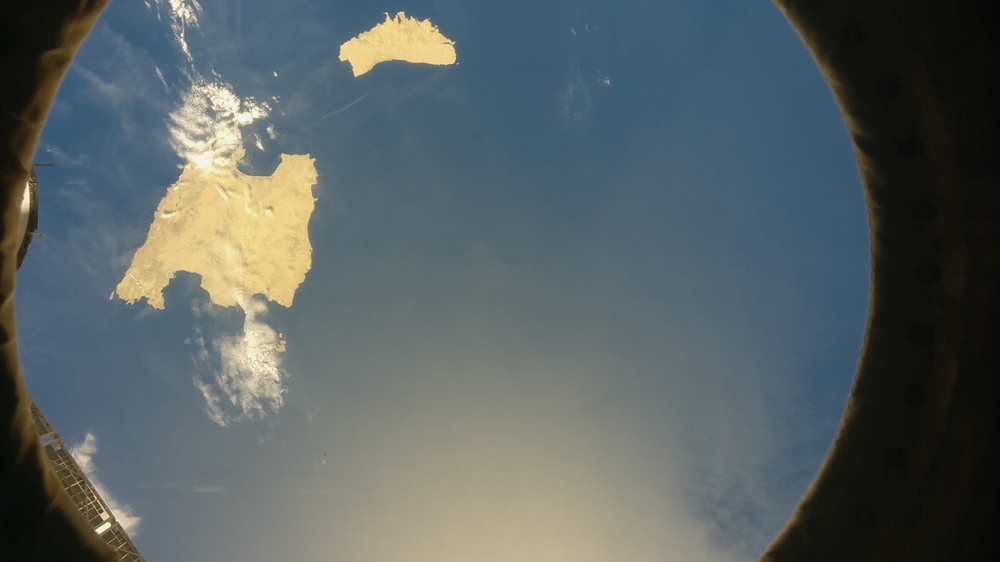
#> input picture code/image/image2.jpg, 1000 x 562 px, shrunk from 1920 x 1080 before the run, found by its file name
$ python test_jom_method.py
#> lines starting #> are read from the running program, lines starting #| are printed output that depends on the picture
import cv2 as cv
import numpy as np
from pathlib import Path, PurePath
from config import PATH_IMAGE, PATH_ELAB


max_value = 255
max_type = 4
max_binary_value = 255
trackbar_type = 'Type: \n 0: Binary \n 1: Binary Inverted \n 2: Truncate \n 3: To Zero \n 4: To Zero Inverted'
trackbar_value = 'Value'
window_name = 'Threshold Demo'
dst = None
Image_name = "image2.jpg"

cartella_Image: Path = Path(PATH_IMAGE)
cartella_elab : Path = Path(PATH_ELAB)

file_Image : PurePath= cartella_Image / Image_name

Img = cv.imread(str(file_Image))
#> Img is the input picture: shape (562, 1000, 3); mean B, G, R 98.9, 98.1, 88.8

def Threshold_Demo():
    pass

src_gray = cv.cvtColor(Img, cv.COLOR_BGR2GRAY)
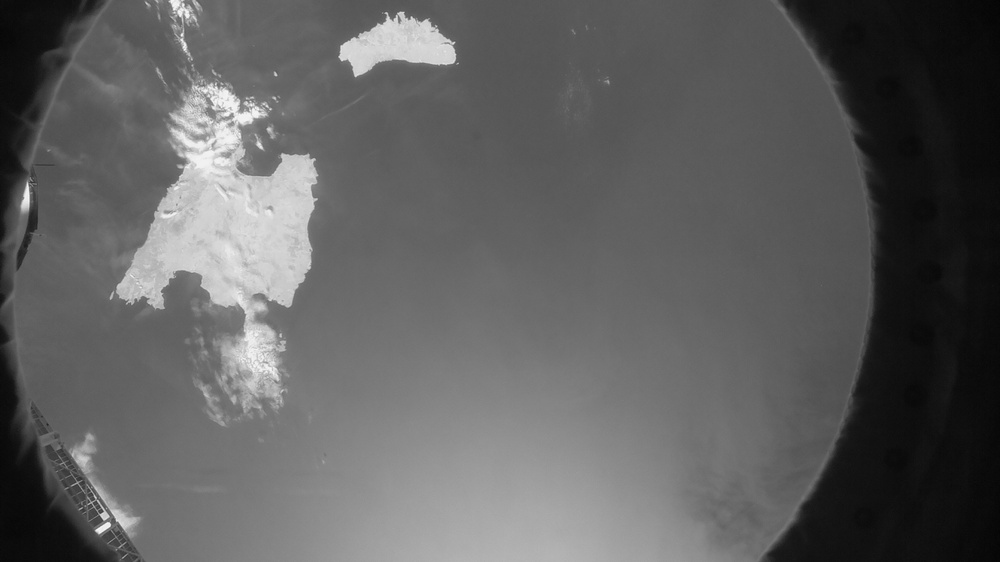
#> src_gray: shape (562, 1000); min 3, max 249, mean 95.4
cv.namedWindow(window_name)
cv.createTrackbar(trackbar_type, window_name , 3, max_type, Threshold_Demo)
cv.createTrackbar(trackbar_value, window_name , 0, max_value, Threshold_Demo)
#> slider 'Value' is set to 85


while True:
        threshold_type = cv.getTrackbarPos(trackbar_type, window_name)
        threshold_value = cv.getTrackbarPos(trackbar_value, window_name)
        _, dst = cv.threshold(src_gray, threshold_value, max_binary_value, threshold_type )
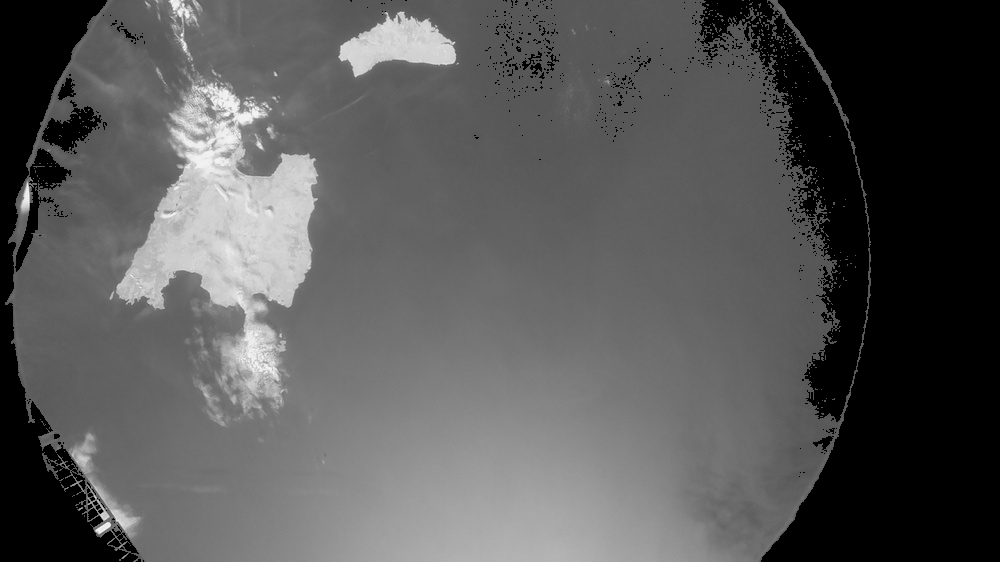
#> dst: shape (562, 1000); min 0, max 249, mean 87.3
        cv.imshow(window_name, dst)

        key = cv.waitKey(1)
#> (key Esc is pressed here)
        if key == 27:
            break

cv.imwrite(f"{str(PATH_ELAB)}elab_jom_{Image_name}",dst)
cv.destroyAllWindows()

$ run again, with code/image/image3.jpg copied over code/image/image2.jpg
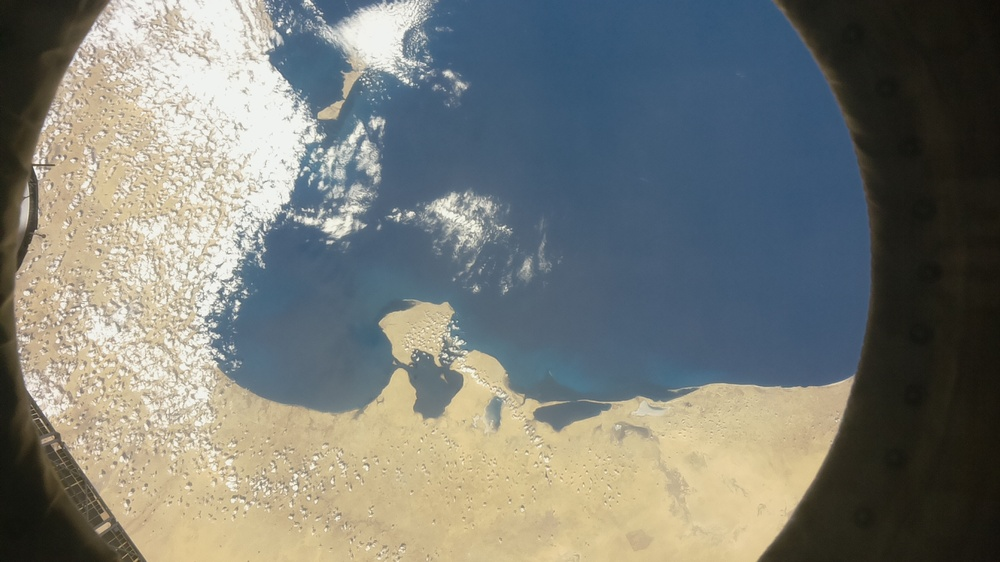
#> input picture code/image/image3.jpg, 1000 x 562 px, shrunk from 1920 x 1080 before the run, found by its file name
#> Img is the input picture: shape (562, 1000, 3); mean B, G, R 118.6, 123.9, 120.9
#> `src_gray = cv.cvtColor(Img, cv.COLOR_BGR2GRAY)`:
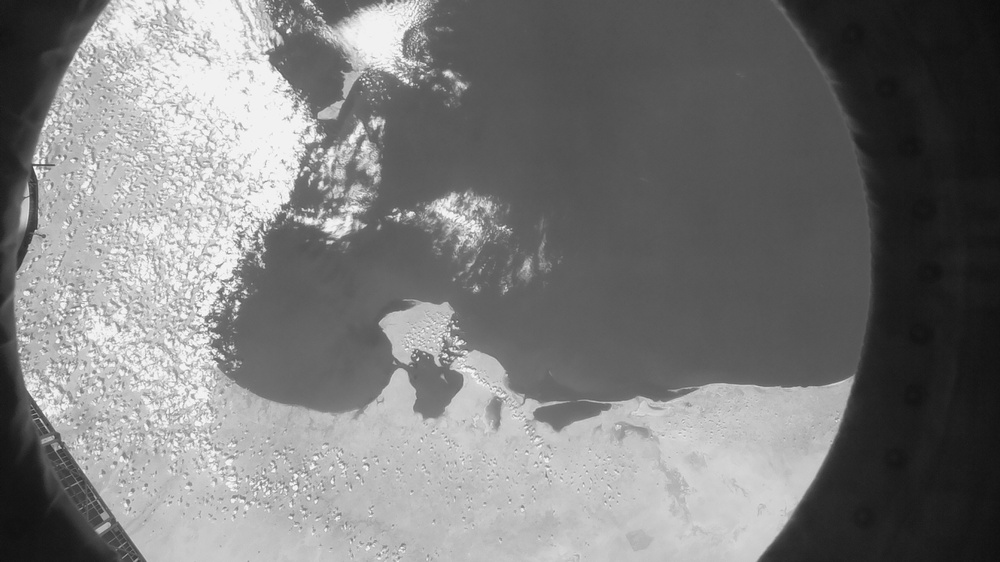
#> src_gray: shape (562, 1000); min 12, max 254, mean 122.4
#> `_, dst = cv.threshold(src_gray, threshold_value, max_binary_value, thr..`:
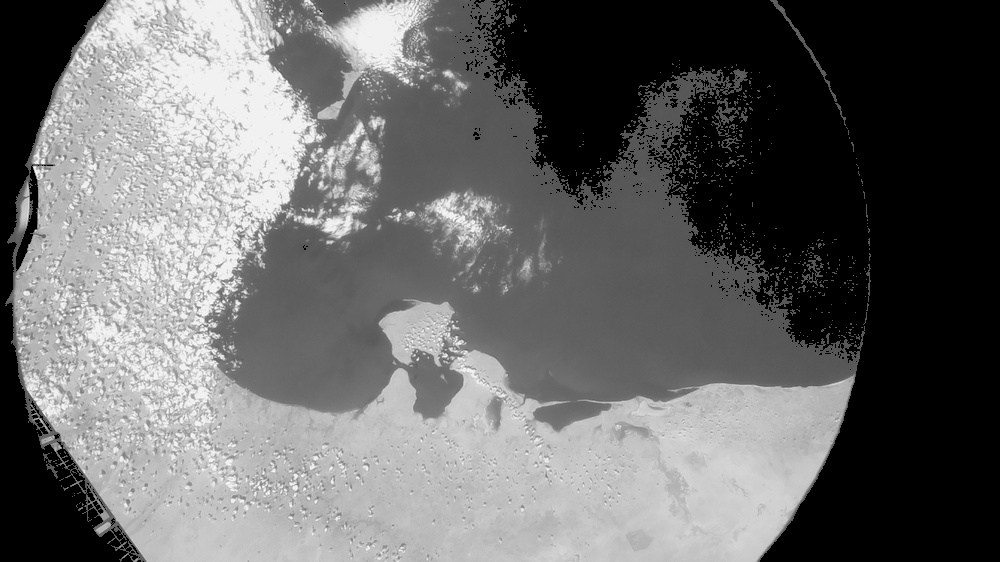
#> dst: shape (562, 1000); min 0, max 254, mean 105.2

$ run again, with code/image/image4.jpg copied over code/image/image2.jpg
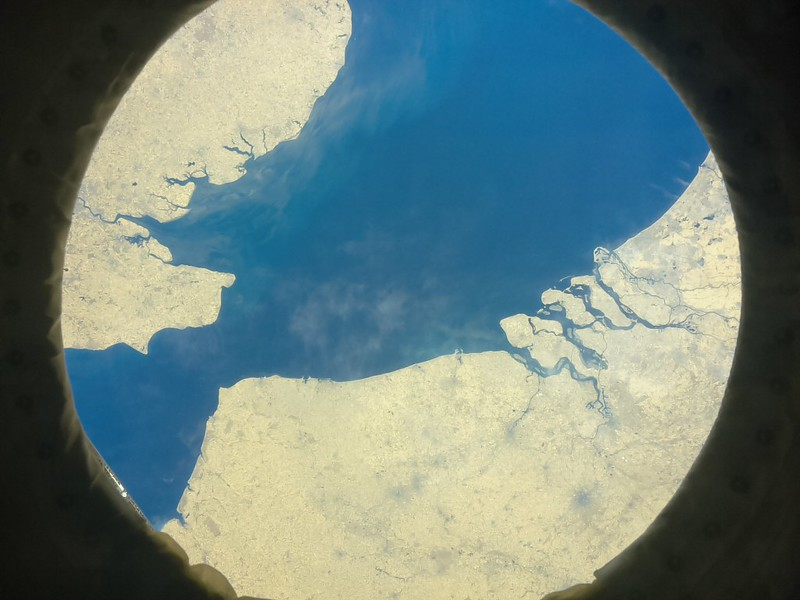
#> input picture code/image/image4.jpg, 800 x 600 px, found by its file name
#> Img is the input picture: shape (600, 800, 3); mean B, G, R 123.5, 127.5, 106.7
#> `src_gray = cv.cvtColor(Img, cv.COLOR_BGR2GRAY)`:
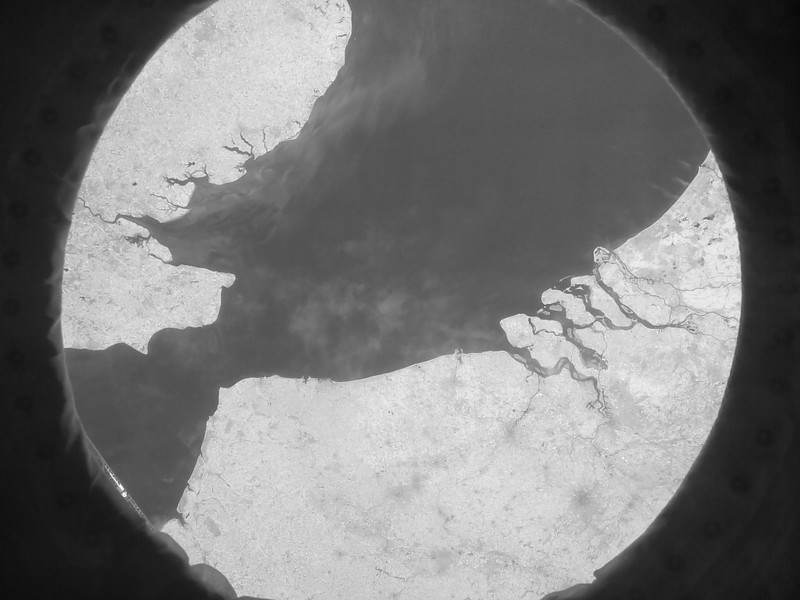
#> src_gray: shape (600, 800); min 8, max 253, mean 120.8
#> `_, dst = cv.threshold(src_gray, threshold_value, max_binary_value, thr..`:
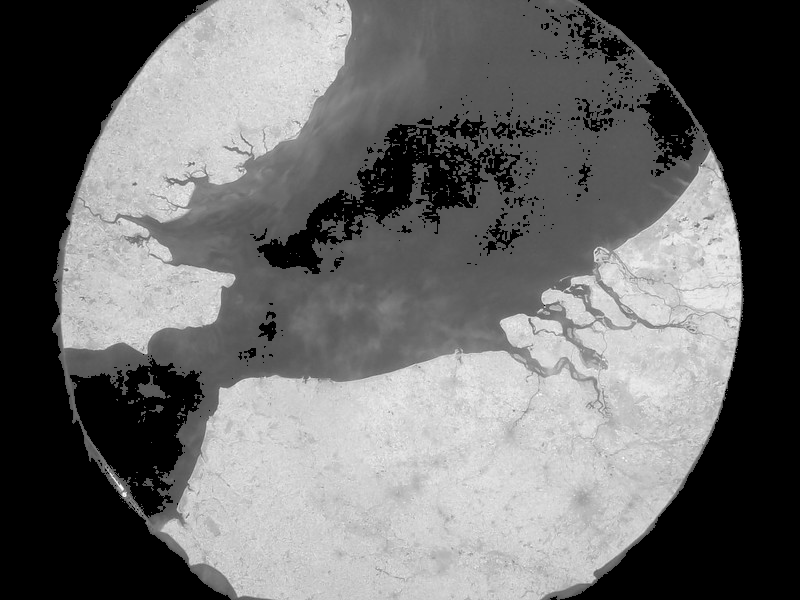
#> dst: shape (600, 800); min 0, max 253, mean 107.2

$ run again, with code/image/image.jpg copied over code/image/image2.jpg
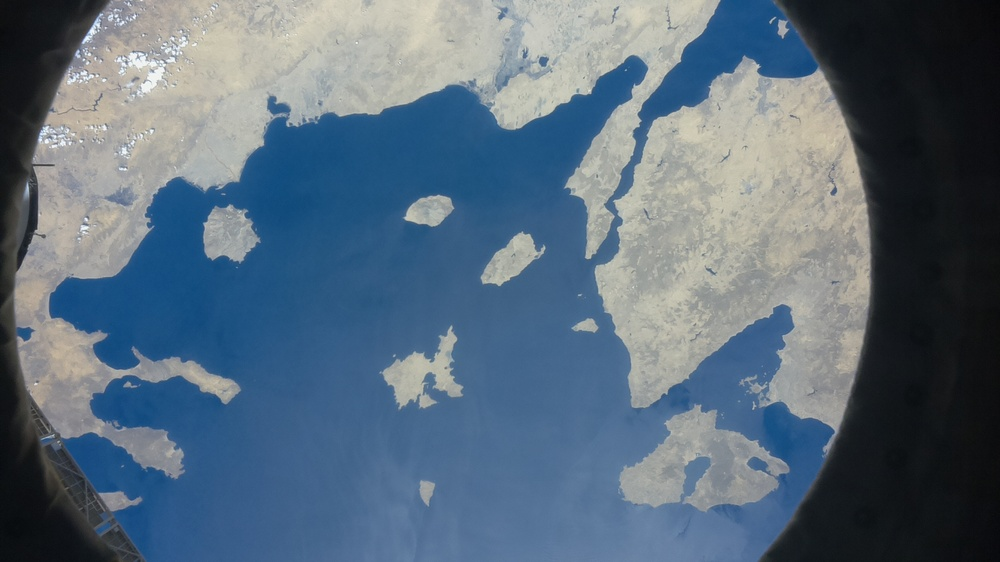
#> input picture code/image/image.jpg, 1000 x 562 px, shrunk from 1920 x 1080 before the run, found by its file name
#> Img is the input picture: shape (562, 1000, 3); mean B, G, R 123.8, 107.6, 89.5
#> `src_gray = cv.cvtColor(Img, cv.COLOR_BGR2GRAY)`:
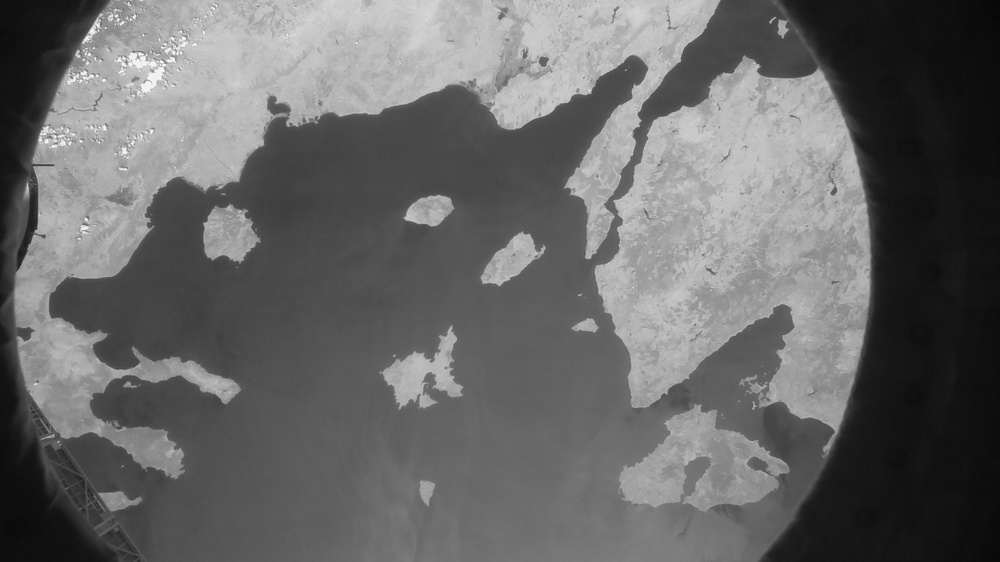
#> src_gray: shape (562, 1000); min 6, max 254, mean 104.1
#> `_, dst = cv.threshold(src_gray, threshold_value, max_binary_value, thr..`:
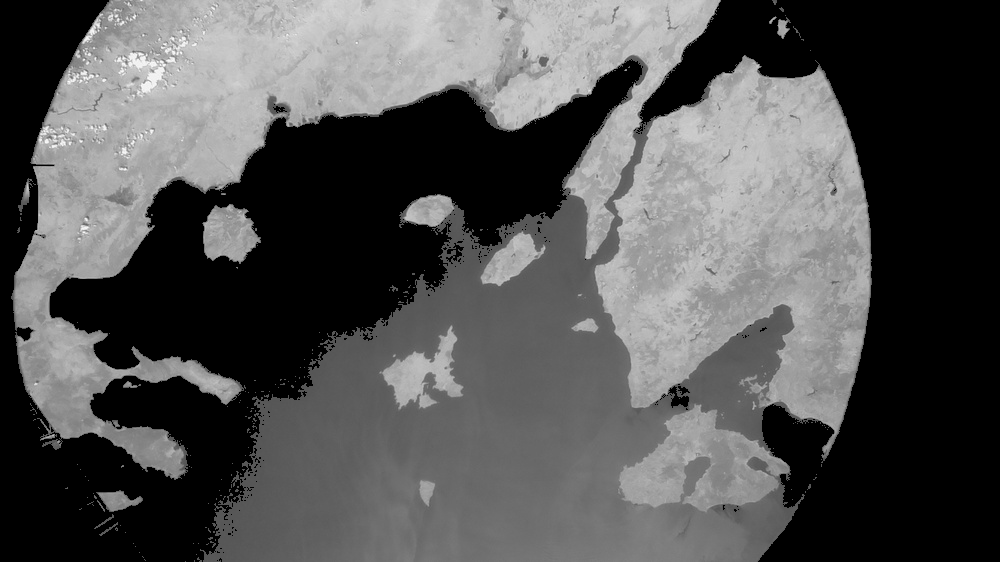
#> dst: shape (562, 1000); min 0, max 254, mean 83.3
